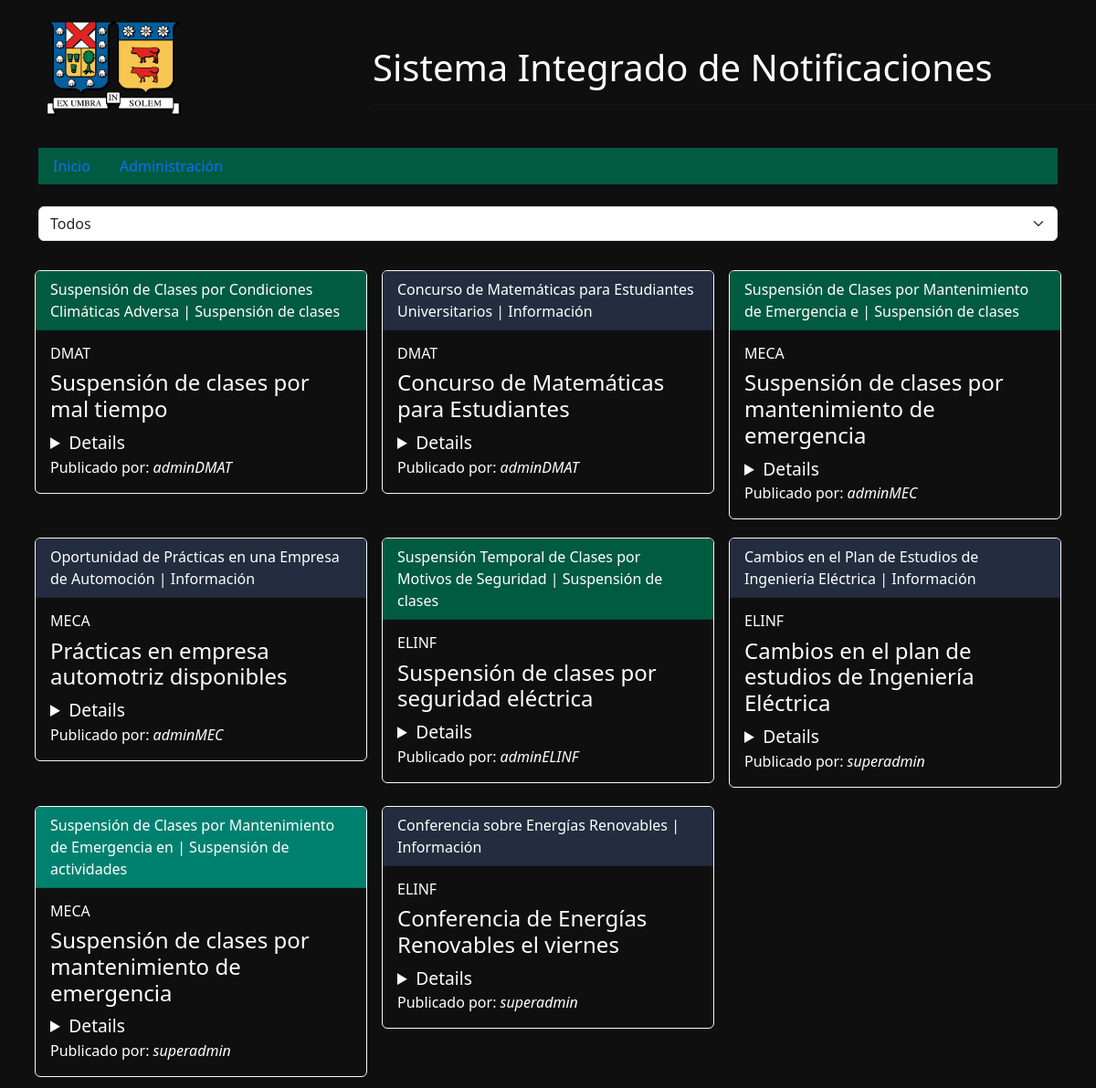
The page / on the database its author committed.
### app/models.py (models this page shows, shortened)
class Comunicado(models.Model):
    TIPO_CHOICES = [
        ("S", "Suspensión de actividades"),
        ("C", "Suspensión de clase"),
        ("I", "Información"),
    ]
    id = models.BigAutoField(primary_key=True)
    titulo = models.CharField(max_length=55)
    detalle = models.TextField()
    detalle_corto = models.CharField(max_length=100)
    tipo = models.CharField(max_length=1, choices=TIPO_CHOICES)
    entidad = models.ForeignKey(Entidad, on_delete=models.CASCADE)
    visible = models.BooleanField()
    fecha_publicacion = models.DateTimeField(auto_now_add=True)
    fecha_ultima_modificacion = models.DateTimeField(auto_now=True)
    publicado_por = models.ForeignKey(User, on_delete=models.CASCADE, editable=False, null=True)
    modificado_por = models.ForeignKey(User, related_name='Modificar',on_delete=models.CASCADE, editable=False, null=True)

class Entidad(models.Model):
    id = models.BigAutoField(primary_key=True)
    nombre = models.CharField(max_length=30)
    logo = models.ImageField()
    def __str__(self):
         return self.nombre

### app/views.py (the view)
# urls.py: 2. Add a URL to urlpatterns:  path('', views.home, name='home')
def home(request):
    titulo="SIN"
    ordenado=Comunicado.objects.all().order_by('-fecha_publicacion')
    entidades=Entidad.objects.all()
    entidadselec = (request.GET.get("filtroentidades"))
    if entidadselec == 'Todos' or entidadselec is None:
        comunicados = Comunicado.objects.all()
    else:
        entidadfiltro = Entidad.objects.get(nombre=entidadselec)
        comunicados = Comunicado.objects.filter(entidad=entidadfiltro)
    comunicados = comunicados.order_by('-fecha_publicacion')
    data={"titulo":titulo,
          "comunicados":comunicados,
          "entidades":entidades,
          "ordenado":ordenado,
          "entidadselec":entidadselec,
          }
    return render(request, 'app/home.html', data)

### app/templates/app/home.html (shortened to what this page needs)
{% extends 'app/base.html' %}
{% block content %}
    <nav class="nav d-xxl-none" style="background-color: #005B41">
        <a class="nav-link active d-none d-lg-block" aria-current="page" href="{% url 'home' %}">Inicio</a>
        <a class="nav-link d-none d-lg-block" href="admin/">Administración</a>
    </nav>
    <br>
    <div class="row d-xxl-none">
        <form method="get" action="{% url 'home' %}">
            <select class="form-select" name="filtroentidades" onchange="this.form.submit()">
            <option value="Todos" {% if entidadselec == 'Todos' %}selected{% endif %}>Todos</option>
            </select>
        </form>
    </div>
    <br>
    <div class="row d-xxl-none">
        {% if entidadselec == 'Todos' or entidadselec == None %}
            {% for comunicado in ordenado %}
                {% if comunicado.visible == True %}
                    <div class="col-lg-4 col-xs-12 p-2" style="align-items: center;">
                        <div class="card h-200 border-light mb-1" style="max-width: 25rem;  background-color: transparent;">
                            {% if comunicado.tipo == "S" %}
                                <div class="card-header" style="color: white; background-color: #008170;">{{ comunicado.titulo }} | Suspensión de actividades</div>
                            {% elif comunicado.tipo == "C" %}
                                <div class="card-header" style="color: white; background-color: #005B41;">{{ comunicado.titulo }} | Suspensión de clases</div>
                            {% else %}
                                <div class="card-header" style="color: white; background-color: #232D3F;">{{ comunicado.titulo }} | Información</div>
                            {% endif %}
                            <div class="card-body">
                                <h6 class="card-title" style="color: white; ">{{ comunicado.entidad }}</h6>
                                <h4 class="card-text" style="color: white;">{{ comunicado.detalle_corto }}</h4>
                                <details style="color: white; font-size:larger;">
                                </details>
                                <p class="card-text" style="color: white;">Publicado por: <cite title="Source Title">{{ comunicado.publicado_por }}</cite></p>
                            </div>
                        </div>
                    </div>
                {% endif %}
            {% endfor %}
        {% endif %}
    </div>
{% endblock %}

### app/templates/app/base.html (shortened to what this page needs)
{% load static %}
<!DOCTYPE html>
<html lang="en">
<head>
    <link href="https://cdn.jsdelivr.net/npm/bootstrap@5.3.2/dist/css/bootstrap.min.css" rel="stylesheet">
    <link rel="stylesheet" href="{% static 'app/css/bootstrap.css' %}" />
    <link rel="stylesheet" href="{% static 'app/css/estilos.css' %}">
</head>
<body style="background-color: #0f0f0f;">
    <div class="row">
        <div class=" col-xs-12 col-sm-12 col-md-4 col-xxl-3 logo">
            <img src="{% static 'app/imagenes/LOGO.png' %}" style="height: 128px; width: 150px; margin-left: 50px; margin-top: 10px;" alt="LOGOU">
        </div>
        <div class="col-md-8 col-xxl-6 text-left d-none d-sm-block d-sm-none d-md-block">
            <h1 style="color: white; margin-top: 50px; margin-right: 50px;  ">Sistema Integrado de Notificaciones</h1><hr>
        </div>
    </div>
    <br>
    <div class="container">
    {% block content %}
    {% endblock %}
    </div>
</body>
</html>

### rows shown on the page
Comunicado: titulo "Suspensión de Clases por Condiciones Climáticas Adversa", entidad "DMAT", detalle_corto "Suspensión de clases por mal tiempo", publicado_por "adminDMAT"
Comunicado: titulo "Concurso de Matemáticas para Estudiantes Universitarios", entidad "DMAT", detalle_corto "Concurso de Matemáticas para Estudiantes", publicado_por "adminDMAT"
Comunicado: titulo "Suspensión de Clases por Mantenimiento de Emergencia e", entidad "MECA", detalle_corto "Suspensión de clases por mantenimiento de emergencia", publicado_por "adminMEC"
Comunicado: titulo "Oportunidad de Prácticas en una Empresa de Automoción", entidad "MECA", detalle_corto "Prácticas en empresa automotriz disponibles", publicado_por "adminMEC"
Comunicado: titulo "Suspensión Temporal de Clases por Motivos de Seguridad", entidad "ELINF", detalle_corto "Suspensión de clases por seguridad eléctrica", publicado_por "adminELINF"
Comunicado: titulo "Cambios en el Plan de Estudios de Ingeniería Eléctrica", entidad "ELINF", detalle_corto "Cambios en el plan de estudios de Ingeniería Eléctrica", publicado_por "superadmin"
Comunicado: titulo "Suspensión de Clases por Mantenimiento de Emergencia en", entidad "MECA", detalle_corto "Suspensión de clases por mantenimiento de emergencia", publicado_por "superadmin"
Comunicado: titulo "Conferencia sobre Energías Renovables", entidad "ELINF", detalle_corto "Conferencia de Energías Renovables el viernes", publicado_por "superadmin"
